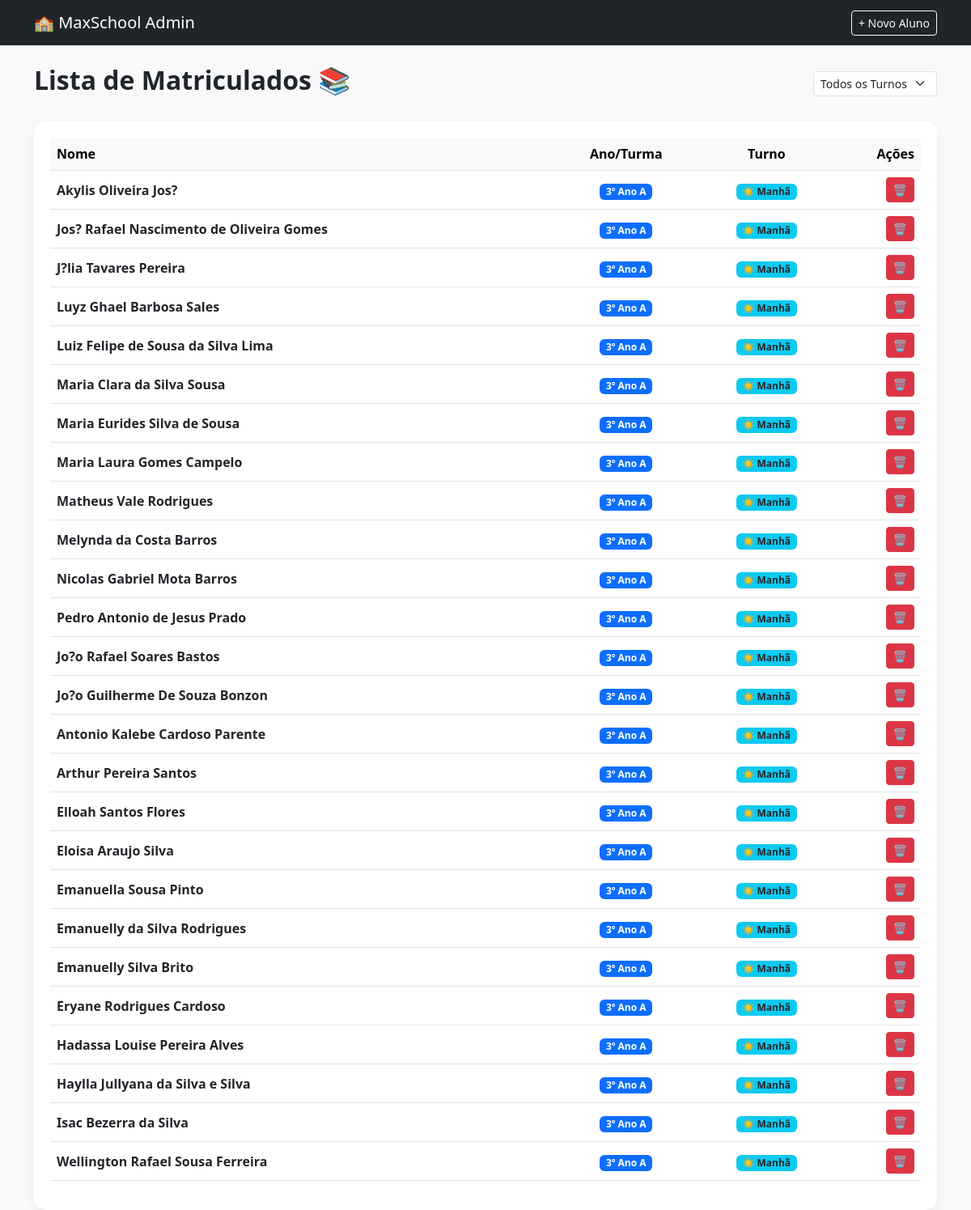
Screenshot of /lista_alunos.php (signed in) with the database file from the repository.
### tables this page shows
CREATE TABLE `alunos` (
  `id` int(11) NOT NULL,
  `nome` varchar(100) NOT NULL,
  `ano` int(11) NOT NULL,
  `turma` varchar(5) NOT NULL,
  `turno` enum('Matutino','Vespertino') NOT NULL,
  `data_cadastro` timestamp NOT NULL DEFAULT current_timestamp()
);

### lista_alunos.php (the view, shortened to what this page needs)
<?php
include 'includes/db.php';
$sql = "SELECT * FROM alunos";
$sql .= " ORDER BY ano ASC, turma ASC";
$result = $conn->query($sql);
?>
<!DOCTYPE html>
<html lang="pt-br">
<head>
    <link href="https://cdn.jsdelivr.net/npm/bootstrap@5.3.0/dist/css/bootstrap.min.css" rel="stylesheet">
    <link rel="stylesheet" href="css/style.css">
</head>
<body class="bg-light">
<nav class="navbar navbar-dark bg-dark mb-4">
    <div class="container">
        <a class="navbar-brand" href="index.php">🏫 MaxSchool Admin</a>
        <a href="index.php" class="btn btn-outline-light btn-sm">+ Novo Aluno</a>
    </div>
</nav>
<div class="container">
    <div class="row mb-4 align-items-center">
        <div class="col-md-6">
            <h2 class="fw-bold text-dark">Lista de Matriculados 📚</h2>
        </div>
        <div class="col-md-6 text-md-end">
            <form method="GET" class="d-inline-flex gap-2">
                <select name="filtro_turno" class="form-select form-select-sm" onchange="this.form.submit()">
                    <option value="">Todos os Turnos</option>
                </select>
            </form>
        </div>
    </div>
    <div class="table-container">
        <table class="table table-hover align-middle">
            <thead class="table-light">
                <tr>
                    <th>Nome</th>
                    <th class="text-center">Ano/Turma</th>
                    <th class="text-center">Turno</th>
                    <th class="text-end">Ações</th>
                </tr>
            </thead>
            <tbody>
                <?php if ($result->num_rows > 0): ?>
                    <?php while($aluno = $result->fetch_assoc()): ?>
                        <tr>
                            <td class="fw-bold"><?php echo htmlspecialchars($aluno['nome']); ?></td>
                            <td class="text-center">
                                <span class="badge bg-primary"><?php echo $aluno['ano']; ?>º Ano <?php echo $aluno['turma']; ?></span>
                            </td>
                            <td class="text-center">
                                <?php if($aluno['turno'] == 'Matutino'): ?>
                                    <span class="badge bg-info text-dark">☀️ Manhã</span>
                                <?php else: ?>
                                    <span class="badge bg-warning text-dark">🌤️ Tarde</span>
                                <?php endif; ?>
                            </td>
                            <td class="text-end">
                                <a href="lista_alunos.php?excluir=<?php echo $aluno['id']; ?>"
                                   class="btn btn-danger btn-sm"
                                   onclick="return confirm('Tem certeza que deseja remover este aluno?')">
                                   🗑️
                                </a>
                            </td>
                        </tr>
                    <?php endwhile; ?>
                <?php else: ?>
                    <tr>
                        <td colspan="4" class="text-center text-muted py-4">Nenhum aluno encontrado.</td>
                    </tr>
                <?php endif; ?>
            </tbody>
        </table>
    </div>
</div>
</body>
</html>

### css/style.css (style rules this page uses)
body { background-color: #f0f4f8; font-family: 'Segoe UI', Tahoma, Geneva, Verdana, sans-serif; }

### lista_alunos.php (style rules this page uses)
.table-container { background: white; border-radius: 15px; padding: 20px; box-shadow: 0 5px 15px rgba(0,0,0,0.05); }

### rows the page displays
alunos: nome "Akylis Oliveira Jos?", ano "3", turma "A", turno "☀️ Manhã"
alunos: nome "Jos? Rafael Nascimento de Oliveira Gomes", ano "3", turma "A", turno "☀️ Manhã"
alunos: nome "J?lia Tavares Pereira", ano "3", turma "A", turno "☀️ Manhã"
alunos: nome "Luyz Ghael Barbosa Sales", ano "3", turma "A", turno "☀️ Manhã"
alunos: nome "Luiz Felipe de Sousa da Silva Lima", ano "3", turma "A", turno "☀️ Manhã"
alunos: nome "Maria Clara da Silva Sousa", ano "3", turma "A", turno "☀️ Manhã"
alunos: nome "Maria Eurides Silva de Sousa", ano "3", turma "A", turno "☀️ Manhã"
alunos: nome "Maria Laura Gomes Campelo", ano "3", turma "A", turno "☀️ Manhã"
alunos: nome "Matheus Vale Rodrigues", ano "3", turma "A", turno "☀️ Manhã"
alunos: nome "Melynda da Costa Barros", ano "3", turma "A", turno "☀️ Manhã"
alunos: nome "Nicolas Gabriel Mota Barros", ano "3", turma "A", turno "☀️ Manhã"
alunos: nome "Pedro Antonio de Jesus Prado", ano "3", turma "A", turno "☀️ Manhã"
alunos: nome "Jo?o Rafael Soares Bastos", ano "3", turma "A", turno "☀️ Manhã"
alunos: nome "Jo?o Guilherme De Souza Bonzon", ano "3", turma "A", turno "☀️ Manhã"
alunos: nome "Antonio Kalebe Cardoso Parente", ano "3", turma "A", turno "☀️ Manhã"
alunos: nome "Arthur Pereira Santos", ano "3", turma "A", turno "☀️ Manhã"
alunos: nome "Elloah Santos Flores", ano "3", turma "A", turno "☀️ Manhã"
alunos: nome "Eloisa Araujo Silva", ano "3", turma "A", turno "☀️ Manhã"
alunos: nome "Emanuella Sousa Pinto", ano "3", turma "A", turno "☀️ Manhã"
alunos: nome "Emanuelly da Silva Rodrigues", ano "3", turma "A", turno "☀️ Manhã"
alunos: nome "Emanuelly Silva Brito", ano "3", turma "A", turno "☀️ Manhã"
alunos: nome "Eryane Rodrigues Cardoso", ano "3", turma "A", turno "☀️ Manhã"
alunos: nome "Hadassa Louise Pereira Alves", ano "3", turma "A", turno "☀️ Manhã"
alunos: nome "Haylla Jullyana da Silva e Silva", ano "3", turma "A", turno "☀️ Manhã"
alunos: nome "Isac Bezerra da Silva", ano "3", turma "A", turno "☀️ Manhã"
alunos: nome "Wellington Rafael Sousa Ferreira", ano "3", turma "A", turno "☀️ Manhã"
